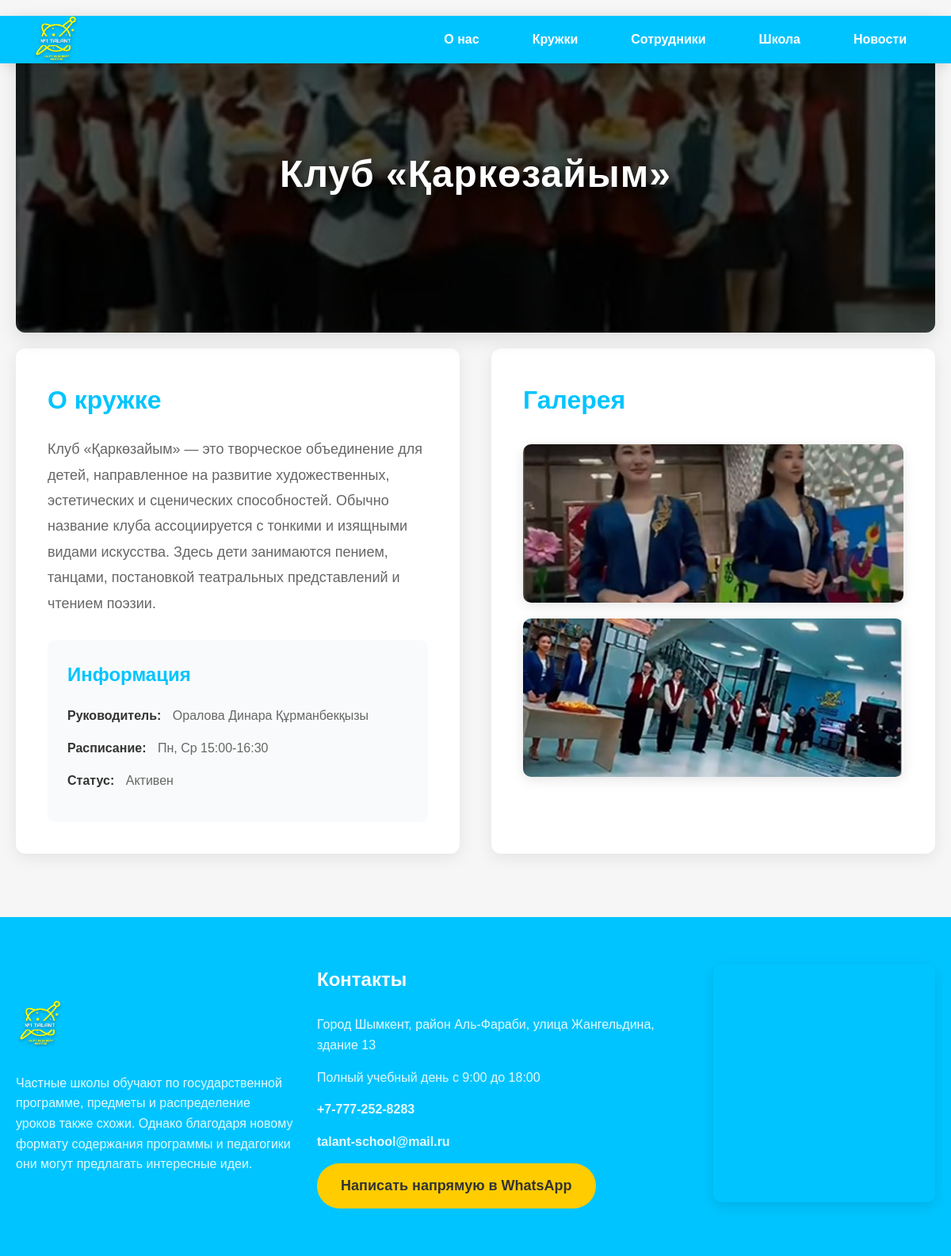
/club/5/, run on the app's committed database.
### talant_app/models.py (models this page shows, shortened)
class Club(models.Model):
    name = models.CharField(max_length=100, verbose_name="Название клуба")
    description = models.TextField(verbose_name="Описание")
    image = models.ImageField(upload_to='clubs/', verbose_name="Основное изображение")
    leader = models.CharField(max_length=100, verbose_name="Руководитель")
    schedule = models.CharField(max_length=200, verbose_name="Расписание", help_text="Например: Пн, Ср 15:00-16:30")
    is_active = models.BooleanField(default=True, verbose_name="Активен")
    class Meta:
        verbose_name = "Клуб"
        verbose_name_plural = "Клубы"

class ClubImage(models.Model):
    image = models.ImageField(upload_to='club_gallery/', verbose_name="Изображение")
    club = models.ForeignKey(Club, on_delete=models.CASCADE, related_name='images')
    class Meta:
        verbose_name = "Изображение клуба"
        verbose_name_plural = "Изображения клуба"

### talant_app/views.py (the view)
# urls.py: path('club/<int:club_id>/', views.club_detail, name='club_detail'),
def club_detail(request, club_id):
    club = get_object_or_404(Club, id=club_id)
    context = {
        'club': club,
    }
    return render(request, 'club.html', context)

### talant_app/templates/club.html (shortened to what this page needs)
{% load static %}
<!DOCTYPE html>
<html lang="ru">
<head>
    <link rel="stylesheet" href="{% static 'css/style.css' %}" />
</head>
<body>
   <header class="header">
      <div class="logo">
       <a href="{% url 'home'%}">
         <img
          class="log"
          src="{% static 'imgs/Талант копия.png'%}"
          style="width: 60px"
          alt=""
        />
       </a>
      </div>
      <nav class="nav" id="nav-menu">
        <a href="#about">О нас</a>
        <a href="#uyrme">Кружки</a>
        <a href="#qyzmetker">Сотрудники</a>
        <a href="{% url 'accreditation'%}">Школа</a>
        <a href="#news">Новости</a>
    </nav>
    </header>
    <section class="club-detail">
        <div class="club-hero" style="background-image: url('{{ club.image.url }}');">
            <div class="hero-overlay">
                <h1>{{ club.name }}</h1>
            </div>
        </div>
        <div class="club-content">
            <div class="club-description">
                <h2>О кружке</h2>
                <p class="club-desc">{{ club.description }}</p>
                <div class="club-info">
                    <h3>Информация</h3>
                    <ul>
                        <li><strong>Руководитель:</strong> {{ club.leader }}</li>
                        <li><strong>Расписание:</strong> {{ club.schedule }}</li>
                        <li><strong>Статус:</strong> {% if club.is_active %}Активен{% else %}Неактивен{% endif %}</li>
                    </ul>
                </div>
            </div>
            <div class="club-gallery">
                <h2>Галерея</h2>
                <div class="gallery-grid">
                  {% for image in club.images.all %}
                        <img src="{{ image.image.url }}" alt="Фото клуба" class="gallery-image" />
                    {% empty %}
                        <p class="empty-gallery">Галерея пока пуста</p>
                    {% endfor %}
                </div>
            </div>
        </div>
    </section>
     <footer>
      <div class="containerf">
        <div class="footer-left">
          <img
            src="{% static 'imgs/Талант копия.png'%}"
            alt="High School of Saryagash"
            class="logo"
          />
          <p>
            Частные школы обучают по государственной программе, предметы и распределение уроков также схожи. Однако благодаря новому формату содержания программы и педагогики они могут предлагать интересные идеи.
          </p>
        </div>
        <div class="footer-center">
          <h3>Контакты</h3>
          <p>
           Город Шымкент, район Аль-Фараби, улица Жангельдина, здание 13
          </p>
          <p>Полный учебный день с 9:00 до 18:00</p>
          <p><a href="tel:+77772528283" class="phone">+7-777-252-8283</a></p>
          <p>
            <a href="mailto:highschool.ofsaryagash.18@mail.ru" class="email"
              >talant-school@mail.ru</a
            >
          </p>
          <div class="social-icons">
            <a class="btn" href="https://wa.me/87478707743">Написать напрямую в WhatsApp</a>
          </div>
        </div>
        <div class="footer-right">
          <iframe
            src="https://www.google.com/maps/embed?pb=!1m18!1m12!1m3!1d2950.540106352667!2d69.58194711087846!3d42.309677571077586!2m3!1f0!2f0!3f0!3m2!1i1024!2i768!4f13.1!3m3!1m2!1s0x38a91fd162714e83%3A0x75fbbb9a62012d36!2s%E2%84%961%20Talant%20mektep!5e0!3m2!1sru!2skz!4v1741972674462!5m2!1sru!2skz"
            width="600"
            height="450"
            style="border: 0"
            allowfullscreen=""
            loading="lazy"
          ></iframe>
        </div>
      </div>
    </footer>
</body>
</html>

### talant_app/static/css/style.css (style rules this page uses)
* { margin: 0; padding: 0; box-sizing: border-box; }
body { font-family: 'Arial', sans-serif; line-height: 1.6; background-color: #f5f6f5; color: #333; }
.header { display: flex; justify-content: space-between; align-items: center; padding: 10px 40px; background-color: #00c4ff; color: #fff; box-shadow: 0 4px 15px rgba(0, 0, 0, 0.1); z-index: 1000; height: 60px; position: fixed; width: 100%; }
.logo { font-size: 28px; font-weight: 700; text-transform: uppercase; letter-spacing: 1px; }
.nav { display: flex; gap: 35px; }
.nav a { color: #fff; text-decoration: none; font-size: 16px; font-weight: 600; padding: 8px 16px; border-radius: 5px; transition: all 0.3s ease; }
.btn { display: inline-block; background: #ffcc00; color: #333; padding: 14px 30px; text-decoration: none; border-radius: 30px; font-size: 18px; font-weight: 600; transition: all 0.3s ease; }
footer { background: #00c4ff; padding: 60px 20px; color: #fff; }
.containerf { display: flex; justify-content: space-between; align-items: center; max-width: 1300px; margin: 0 auto; gap: 30px; }
.footer-left { max-width: 350px; }
.footer-left .logo { width: 60px; margin-bottom: 25px; }
.footer-left p { font-size: 16px; color: #fff; opacity: 0.9; }
.footer-center h3 { font-size: 24px; margin-bottom: 25px; color: #fff; }
.footer-center p { font-size: 16px; margin-bottom: 15px; opacity: 0.9; }
.phone, .email { color: #fff; font-weight: 600; text-decoration: none; transition: all 0.3s ease; }
.footer-right iframe { width: 100%; height: 300px; border-radius: 10px; border: none; box-shadow: 0 5px 15px rgba(0, 0, 0, 0.1); }
.club-info { margin-top: 30px; padding: 20px; background: #f5f6f5; border-radius: 8px; }
.club-info h3 { font-size: 24px; color: #00c4ff; margin-bottom: 20px; }
.club-detail { padding: 0 20px; background: #f5f6f5; }
.club-hero { height: 50vh; background-size: cover; background-position: center; position: relative; display: flex; align-items: center; justify-content: center; border-radius: 12px; overflow: hidden; margin: 20px 0; box-shadow: 0 8px 25px rgba(0, 0, 0, 0.1); }
.hero-overlay { background: rgba(0, 0, 0, 0.65); width: 100%; height: 100%; display: flex; align-items: center; justify-content: center; transition: background 0.3s ease; }
.hero-overlay h1 { color: #fff; font-size: 48px; font-weight: 700; text-shadow: 3px 3px 10px rgba(0, 0, 0, 0.7); text-align: center; padding: 0 20px; letter-spacing: 1px; }
.club-content { max-width: 1200px; margin: 0 auto 80px; display: grid; grid-template-columns: 1fr 1fr; gap: 40px; }
.club-description { background: #fff; padding: 40px; border-radius: 12px; box-shadow: 0 5px 20px rgba(0, 0, 0, 0.08); }
.club-description h2 { font-size: 32px; color: #00c4ff; margin-bottom: 20px; font-weight: 700; }
.club-desc { font-size: 18px; color: #666; line-height: 1.8; margin-bottom: 30px; }
.club-info { background: #f9fafb; padding: 25px; border-radius: 10px; margin-top: 30px; }
.club-info h3 { font-size: 24px; color: #00c4ff; margin-bottom: 20px; font-weight: 600; }
.club-info ul { list-style: none; padding: 0; }
.club-info li { font-size: 16px; color: #666; margin-bottom: 15px; line-height: 1.6; }
.club-info li strong { color: #333; font-weight: 600; margin-right: 10px; }
.club-gallery { background: #fff; padding: 40px; border-radius: 12px; box-shadow: 0 5px 20px rgba(0, 0, 0, 0.08); }
.club-gallery h2 { font-size: 32px; color: #00c4ff; margin-bottom: 30px; font-weight: 700; }
.gallery-grid { display: grid; grid-template-columns: repeat(auto-fit, minmax(250px, 1fr)); gap: 20px; }
.gallery-image { width: 100%; height: 200px; object-fit: cover; border-radius: 10px; transition: all 0.3s ease; box-shadow: 0 4px 15px rgba(0, 0, 0, 0.1); }
.log { padding-top: 10px; }

### data on the page
Club: image (picture), name "Клуб «Қаркөзайым»", description "Клуб «Қаркөзайым» — это творческое объединение для детей, направленное на развитие художественных, эстетических и сценических способностей. Обычно название клуба ассоциируется с тонкими и изящными видами искусства. Здесь дети занимаются пением, танцами, постановкой театральных представлений и чтением поэзии.", leader "Оралова Динара Құрманбекқызы", schedule "Пн, Ср 15:00-16:30"
ClubImage: image (picture)
ClubImage: image (picture)
